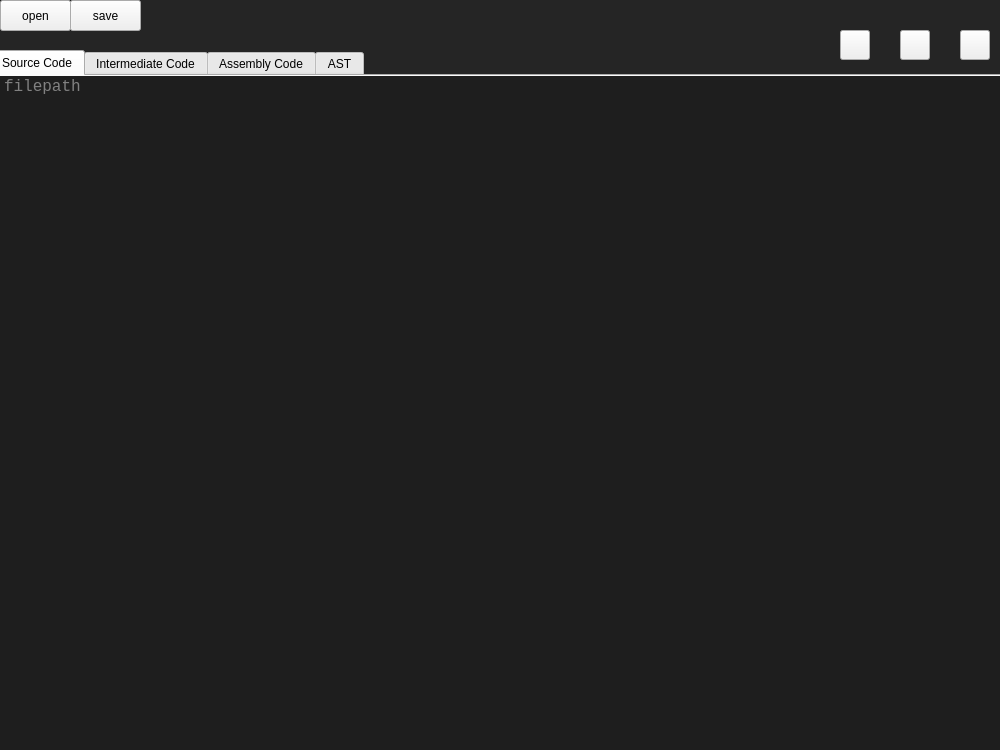
<?xml version="1.0" encoding="UTF-8"?>
<ui version="4.0">
 <class>MainWindow</class>
 <widget class="QMainWindow" name="MainWindow">
  <property name="geometry">
   <rect>
    <x>0</x>
    <y>0</y>
    <width>1000</width>
    <height>750</height>
   </rect>
  </property>
  <property name="windowTitle">
   <string>MainWindow</string>
  </property>
  <widget class="QWidget" name="centralwidget">
   <widget class="QPushButton" name="open">
    <property name="geometry">
     <rect>
      <x>0</x>
      <y>0</y>
      <width>71</width>
      <height>31</height>
     </rect>
    </property>
    <property name="styleSheet">
     <string notr="true"/>
    </property>
    <property name="text">
     <string>open</string>
    </property>
   </widget>
   <widget class="QPushButton" name="save">
    <property name="geometry">
     <rect>
      <x>70</x>
      <y>0</y>
      <width>71</width>
      <height>31</height>
     </rect>
    </property>
    <property name="text">
     <string>save</string>
    </property>
   </widget>
   <widget class="QTabWidget" name="tabWidget">
    <property name="geometry">
     <rect>
      <x>-10</x>
      <y>50</y>
      <width>1021</width>
      <height>711</height>
     </rect>
    </property>
    <property name="styleSheet">
     <string notr="true">border::none</string>
    </property>
    <property name="currentIndex">
     <number>0</number>
    </property>
    <widget class="QWidget" name="sc">
     <property name="styleSheet">
      <string notr="true">	font-family:&quot;微软雅黑&quot;;
	font-size:14px;</string>
     </property>
     <attribute name="title">
      <string>Source Code</string>
     </attribute>
     <widget class="QTextEdit" name="SC">
      <property name="geometry">
       <rect>
        <x>10</x>
        <y>20</y>
        <width>1001</width>
        <height>671</height>
       </rect>
      </property>
      <property name="styleSheet">
       <string notr="true">background-color: rgb(30, 30, 30);
border-color: rgb(30, 30, 30);
color: rgb(212, 198, 159);
font-size:16px;font-family:Consolas;
border : none;</string>
      </property>
     </widget>
     <widget class="QLabel" name="SC_P">
      <property name="geometry">
       <rect>
        <x>0</x>
        <y>0</y>
        <width>1011</width>
        <height>21</height>
       </rect>
      </property>
      <property name="styleSheet">
       <string notr="true">background-color: rgb(30, 30, 30);
color: rgb(129,129,129);
font-size:16px;font-family:Consolas;</string>
      </property>
      <property name="text">
       <string>filepath</string>
      </property>
      <property name="indent">
       <number>12</number>
      </property>
     </widget>
     <widget class="QLabel" name="sc_bg">
      <property name="geometry">
       <rect>
        <x>-20</x>
        <y>0</y>
        <width>1051</width>
        <height>731</height>
       </rect>
      </property>
      <property name="styleSheet">
       <string notr="true">background-color: rgb(30, 30, 30);</string>
      </property>
      <property name="text">
       <string/>
      </property>
     </widget>
     <zorder>sc_bg</zorder>
     <zorder>SC</zorder>
     <zorder>SC_P</zorder>
    </widget>
    <widget class="QWidget" name="ir">
     <attribute name="title">
      <string>Intermediate Code</string>
     </attribute>
     <widget class="QTextBrowser" name="IR">
      <property name="geometry">
       <rect>
        <x>10</x>
        <y>20</y>
        <width>1001</width>
        <height>671</height>
       </rect>
      </property>
      <property name="styleSheet">
       <string notr="true">background-color: rgb(30, 30, 30);
color: rgb(212, 198, 159);
font-size:16px;font-family:Consolas;
border : none;</string>
      </property>
     </widget>
     <widget class="QLabel" name="label">
      <property name="geometry">
       <rect>
        <x>-10</x>
        <y>0</y>
        <width>1031</width>
        <height>701</height>
       </rect>
      </property>
      <property name="styleSheet">
       <string notr="true">background-color: rgb(30, 30, 30);</string>
      </property>
      <property name="text">
       <string/>
      </property>
     </widget>
     <widget class="QLabel" name="IR_P">
      <property name="geometry">
       <rect>
        <x>0</x>
        <y>0</y>
        <width>1021</width>
        <height>21</height>
       </rect>
      </property>
      <property name="styleSheet">
       <string notr="true">background-color: rgb(30, 30, 30);
color: rgb(129,129,129);
font-size:16px;font-family:Consolas;</string>
      </property>
      <property name="text">
       <string>filepath</string>
      </property>
      <property name="indent">
       <number>12</number>
      </property>
     </widget>
     <zorder>label</zorder>
     <zorder>IR</zorder>
     <zorder>IR_P</zorder>
    </widget>
    <widget class="QWidget" name="asm_2">
     <attribute name="title">
      <string>Assembly Code</string>
     </attribute>
     <widget class="QTextBrowser" name="ASM">
      <property name="geometry">
       <rect>
        <x>10</x>
        <y>20</y>
        <width>1001</width>
        <height>671</height>
       </rect>
      </property>
      <property name="styleSheet">
       <string notr="true">background-color: rgb(30, 30, 30);
color: rgb(212, 198, 159);
border: none;
font-size:16px;font-family:Consolas;</string>
      </property>
     </widget>
     <widget class="QLabel" name="asm_bg">
      <property name="geometry">
       <rect>
        <x>0</x>
        <y>0</y>
        <width>1011</width>
        <height>711</height>
       </rect>
      </property>
      <property name="styleSheet">
       <string notr="true">background-color: rgb(30, 30, 30);</string>
      </property>
      <property name="text">
       <string/>
      </property>
     </widget>
     <widget class="QLabel" name="ASM_P">
      <property name="geometry">
       <rect>
        <x>0</x>
        <y>0</y>
        <width>1011</width>
        <height>21</height>
       </rect>
      </property>
      <property name="styleSheet">
       <string notr="true">background-color: rgb(30, 30, 30);
color: rgb(129,129,129);
font-size:16px;font-family:Consolas;</string>
      </property>
      <property name="text">
       <string>filepath</string>
      </property>
      <property name="indent">
       <number>12</number>
      </property>
     </widget>
     <zorder>asm_bg</zorder>
     <zorder>ASM</zorder>
     <zorder>ASM_P</zorder>
    </widget>
    <widget class="QWidget" name="ast">
     <attribute name="title">
      <string>AST</string>
     </attribute>
     <widget class="QLabel" name="AST_P">
      <property name="geometry">
       <rect>
        <x>0</x>
        <y>0</y>
        <width>1011</width>
        <height>21</height>
       </rect>
      </property>
      <property name="styleSheet">
       <string notr="true">background-color: rgb(30, 30, 30);
color: rgb(129,129,129);
font-size:16px;font-family:Consolas;</string>
      </property>
      <property name="text">
       <string>filepath</string>
      </property>
      <property name="indent">
       <number>12</number>
      </property>
     </widget>
     <widget class="QLabel" name="AST">
      <property name="geometry">
       <rect>
        <x>0</x>
        <y>20</y>
        <width>1011</width>
        <height>671</height>
       </rect>
      </property>
      <property name="styleSheet">
       <string notr="true">background-color: rgb(30, 30, 30);
color: rgb(212, 198, 159);
font-size:32px;font-weight:bold;font-family:Consolas;</string>
      </property>
      <property name="text">
       <string>Please Generate AST</string>
      </property>
      <property name="textFormat">
       <enum>Qt::PlainText</enum>
      </property>
      <property name="alignment">
       <set>Qt::AlignCenter</set>
      </property>
     </widget>
    </widget>
   </widget>
   <widget class="QLabel" name="bg">
    <property name="geometry">
     <rect>
      <x>0</x>
      <y>0</y>
      <width>1011</width>
      <height>751</height>
     </rect>
    </property>
    <property name="styleSheet">
     <string notr="true">background-color: rgb(37, 37, 37);</string>
    </property>
    <property name="text">
     <string/>
    </property>
   </widget>
   <widget class="QPushButton" name="compile">
    <property name="geometry">
     <rect>
      <x>840</x>
      <y>30</y>
      <width>30</width>
      <height>30</height>
     </rect>
    </property>
    <property name="styleSheet">
     <string notr="true">border-image: url(:/pic/imgs/target.png);</string>
    </property>
    <property name="text">
     <string/>
    </property>
   </widget>
   <widget class="QPushButton" name="tree">
    <property name="geometry">
     <rect>
      <x>900</x>
      <y>30</y>
      <width>30</width>
      <height>30</height>
     </rect>
    </property>
    <property name="styleSheet">
     <string notr="true">border-image: url(:/pic/imgs/tree.png);
</string>
    </property>
    <property name="text">
     <string/>
    </property>
   </widget>
   <widget class="QPushButton" name="run">
    <property name="geometry">
     <rect>
      <x>960</x>
      <y>30</y>
      <width>30</width>
      <height>30</height>
     </rect>
    </property>
    <property name="styleSheet">
     <string notr="true">border-image: url(:/pic/imgs/start.png);
</string>
    </property>
    <property name="text">
     <string/>
    </property>
   </widget>
   <zorder>bg</zorder>
   <zorder>open</zorder>
   <zorder>save</zorder>
   <zorder>tabWidget</zorder>
   <zorder>compile</zorder>
   <zorder>tree</zorder>
   <zorder>run</zorder>
  </widget>
 </widget>
 <resources>
  <include location="source.qrc"/>
 </resources>
 <connections>
  <connection>
   <sender>open</sender>
   <signal>clicked()</signal>
   <receiver>MainWindow</receiver>
   <slot>Open()</slot>
   <hints>
    <hint type="sourcelabel">
     <x>38</x>
     <y>16</y>
    </hint>
    <hint type="destinationlabel">
     <x>41</x>
     <y>-13</y>
    </hint>
   </hints>
  </connection>
  <connection>
   <sender>save</sender>
   <signal>clicked()</signal>
   <receiver>MainWindow</receiver>
   <slot>Save()</slot>
   <hints>
    <hint type="sourcelabel">
     <x>115</x>
     <y>15</y>
    </hint>
    <hint type="destinationlabel">
     <x>113</x>
     <y>-12</y>
    </hint>
   </hints>
  </connection>
  <connection>
   <sender>compile</sender>
   <signal>clicked()</signal>
   <receiver>MainWindow</receiver>
   <slot>Compile()</slot>
   <hints>
    <hint type="sourcelabel">
     <x>858</x>
     <y>46</y>
    </hint>
    <hint type="destinationlabel">
     <x>861</x>
     <y>-20</y>
    </hint>
   </hints>
  </connection>
  <connection>
   <sender>tree</sender>
   <signal>clicked()</signal>
   <receiver>MainWindow</receiver>
   <slot>Gen_Tree()</slot>
   <hints>
    <hint type="sourcelabel">
     <x>907</x>
     <y>45</y>
    </hint>
    <hint type="destinationlabel">
     <x>893</x>
     <y>-9</y>
    </hint>
   </hints>
  </connection>
  <connection>
   <sender>run</sender>
   <signal>clicked()</signal>
   <receiver>MainWindow</receiver>
   <slot>Run()</slot>
   <hints>
    <hint type="sourcelabel">
     <x>974</x>
     <y>49</y>
    </hint>
    <hint type="destinationlabel">
     <x>965</x>
     <y>-16</y>
    </hint>
   </hints>
  </connection>
 </connections>
 <slots>
  <slot>Open()</slot>
  <slot>Save()</slot>
  <slot>Compile()</slot>
  <slot>Gen_Tree()</slot>
  <slot>Run()</slot>
 </slots>
</ui>
